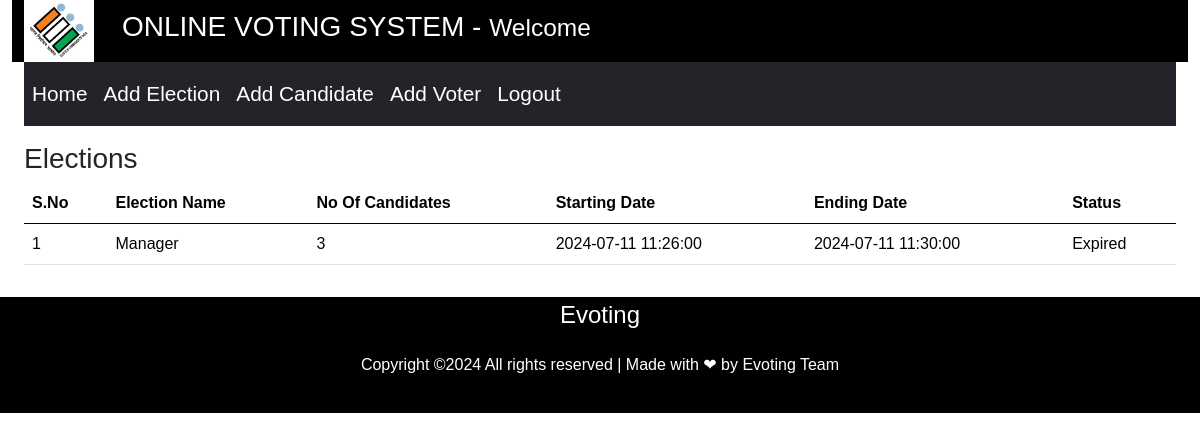
Page /admin/index.php?homepage=1 on the committed database.
### tables this page shows
CREATE TABLE `election` (
  `e_id` int(11) NOT NULL,
  `e_topic` varchar(255) DEFAULT NULL,
  `start_date` datetime DEFAULT NULL,
  `end_date` datetime DEFAULT NULL,
  `e_status` varchar(45) DEFAULT NULL,
  `no_of_candidates` int(11) DEFAULT NULL
);

### admin/inc/homepage.php (the view, shortened to what this page needs)
<div class="row my-3">
    <div class="col-12">
        <h3>Elections</h3>
        <table class="table">
            <thead>
                <tr>
                    <th scope="col">S.No</th>
                    <th scope="col">Election Name</th>
                    <th scope="col">No Of Candidates</th>
                    <th scope="col">Starting Date</th>
                    <th scope="col">Ending Date</th>
                    <th scope="col">Status </th>
                </tr>
            </thead>
            <tbody>
                <?php
                    $fetchingData = mysqli_query($db, "SELECT * FROM election") or die(mysqli_error($db));
                    $isAnyElectionAdded = mysqli_num_rows($fetchingData);
                    if($isAnyElectionAdded > 0)
                    {
                        $sno = 1;
                        while($row = mysqli_fetch_assoc($fetchingData))
                        {
                ?>
                            <tr>
                                <td><?php echo $sno++; ?></td>
                                <td><?php echo $row['e_topic']; ?></td>
                                <td><?php echo $row['no_of_candidates']; ?></td>
                                <td><?php echo $row['start_date']; ?></td>
                                <td><?php echo $row['end_date']; ?></td>
                                <td><?php echo $row['e_status']; ?></td>
                            </tr>
                <?php
                        }
                    }else {
            ?>
                        <tr>
                            <td colspan="7"><h3> No Upcoming Election </h3></td>
                        </tr>
            <?php
                    }
                ?>
            </tbody>
        </table>
    </div>
</div>

### assets/css/style.css (style rules this page uses)
body { font-family: Arial, sans-serif; }

### rows in the picture
election: e_topic "Manager", no_of_candidates "3", start_date "2024-07-11 11:26:00", end_date "2024-07-11 11:30:00", e_status "Expired"
